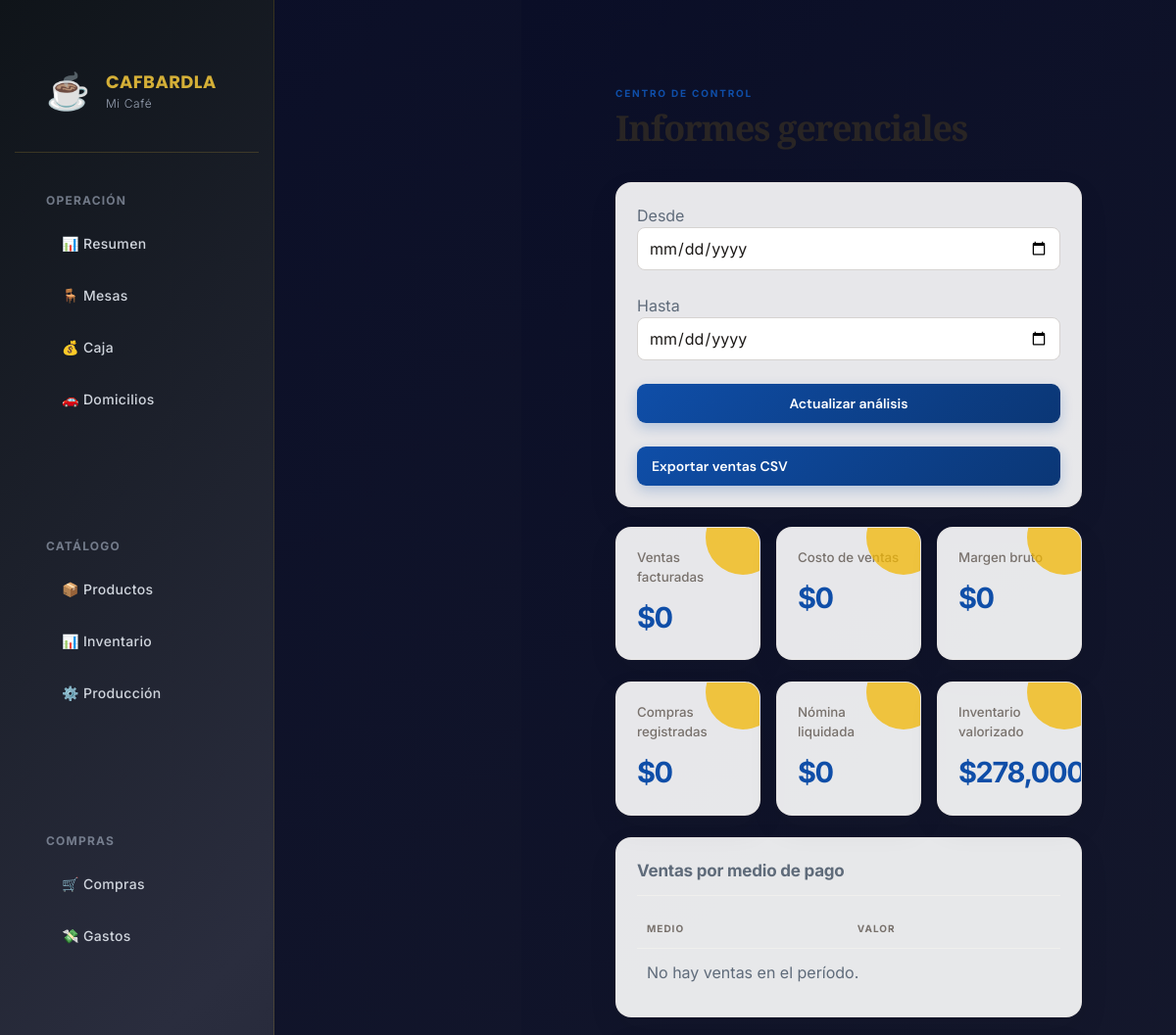
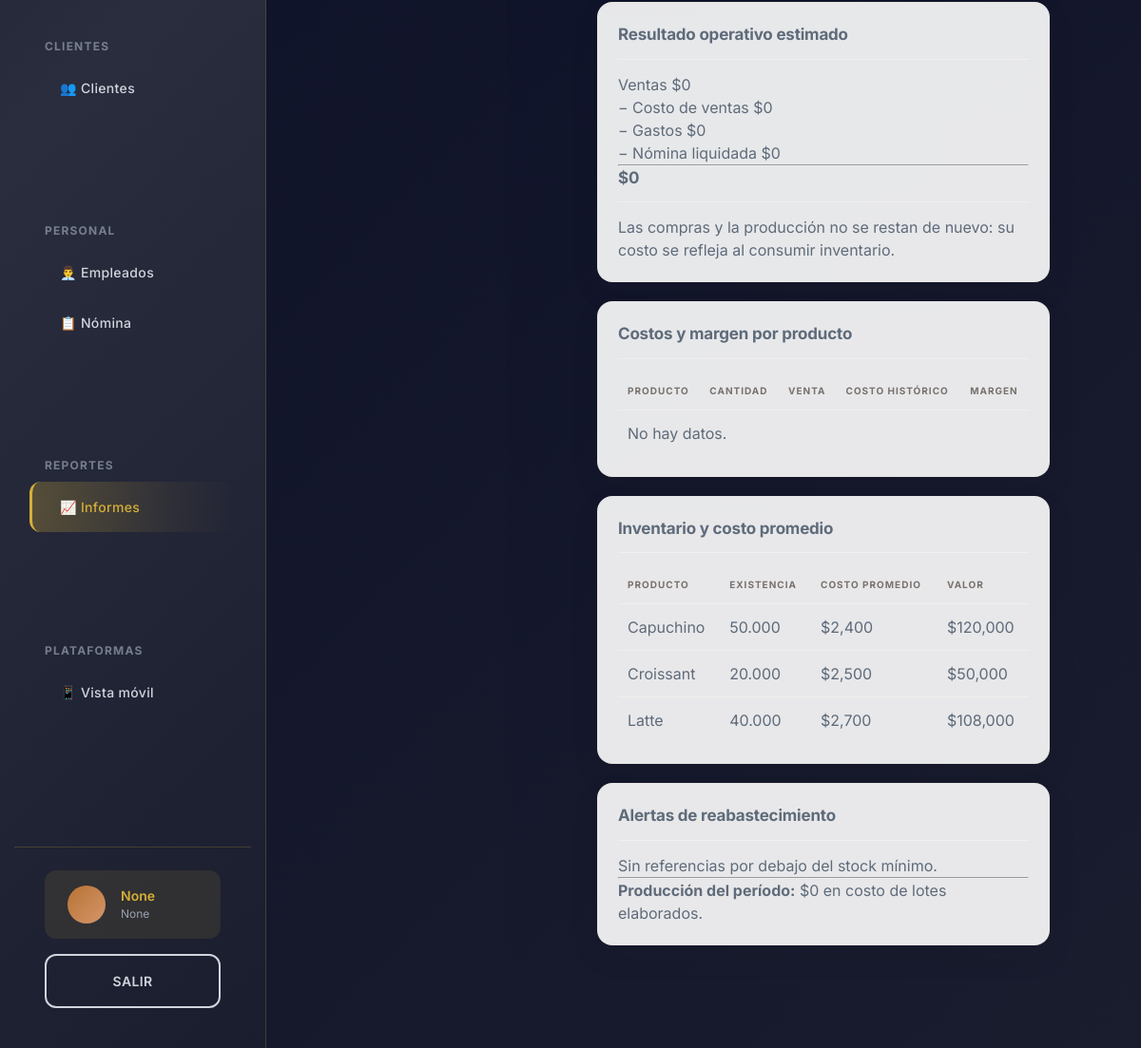
The app's page /informes with its own data (2 pictures, top to bottom).
### app/models.py (models this page shows)
class Empresa(Base):
    __tablename__ = "empresas"
    id: Mapped[int] = mapped_column(primary_key=True)
    nombre: Mapped[str] = mapped_column(String(120))
    nit: Mapped[Optional[str]] = mapped_column(String(30), nullable=True)
    logo_url: Mapped[Optional[str]] = mapped_column(String(255), nullable=True)
    color_primario: Mapped[str] = mapped_column(String(7), default="#b45309")
    color_secundario: Mapped[str] = mapped_column(String(7), default="#fef3c7")
    moneda: Mapped[str] = mapped_column(String(5), default="COP")
    direccion: Mapped[Optional[str]] = mapped_column(String(180), nullable=True)
    telefono: Mapped[Optional[str]] = mapped_column(String(50), nullable=True)
    prefijo_factura: Mapped[str] = mapped_column(String(12), default="POS")
    consecutivo_factura: Mapped[int] = mapped_column(Integer, default=1)
    impuesto_porcentaje: Mapped[Decimal] = mapped_column(Numeric(6,3), default=0)
    tipo_persona: Mapped[str] = mapped_column(String(20), default="juridica")
    tipo_sociedad: Mapped[Optional[str]] = mapped_column(String(30), nullable=True)
    regimen_tributario: Mapped[str] = mapped_column(String(30), default="ordinario")
    facturador_electronico: Mapped[bool] = mapped_column(Boolean, default=False)
    proveedor_tecnologico: Mapped[Optional[str]] = mapped_column(String(100), nullable=True)
    modo_electronico: Mapped[str] = mapped_column(String(15), default="pruebas")
    prefijo_nomina: Mapped[str] = mapped_column(String(12), default="NE")
    consecutivo_nomina: Mapped[int] = mapped_column(Integer, default=1)
    software_nomina_id: Mapped[Optional[str]] = mapped_column(String(120), nullable=True)

class Producto(Base):
    __tablename__ = "productos"
    id: Mapped[int] = mapped_column(primary_key=True)
    empresa_id: Mapped[int] = mapped_column(ForeignKey("empresas.id"), default=1)
    categoria_id: Mapped[Optional[int]] = mapped_column(ForeignKey("categorias.id"), nullable=True)
    codigo: Mapped[str] = mapped_column(String(40), unique=True)
    nombre: Mapped[str] = mapped_column(String(120))
    tipo: Mapped[str] = mapped_column(String(20), default="venta") # venta, insumo, elaborado
    precio_venta: Mapped[Decimal] = mapped_column(Numeric(14,2), default=0)
    costo: Mapped[Decimal] = mapped_column(Numeric(14,2), default=0)
    existencias: Mapped[Decimal] = mapped_column(Numeric(14,3), default=0)
    stock_minimo: Mapped[Decimal] = mapped_column(Numeric(14,3), default=0)
    activo: Mapped[bool] = mapped_column(Boolean, default=True)

### app/main.py (the view)
@app.get("/informes", response_class=HTMLResponse)
def informes(request: Request, desde: date | None = None, hasta: date | None = None, db: Session = Depends(get_db)):
    ventas_q = select(Venta).where(Venta.estado.in_(["pagada", "credito"]))
    gastos_q = select(Gasto)
    if desde:
        ventas_q = ventas_q.where(func.date(Venta.fecha) >= desde); gastos_q = gastos_q.where(Gasto.fecha >= desde)
    if hasta:
        ventas_q = ventas_q.where(func.date(Venta.fecha) <= hasta); gastos_q = gastos_q.where(Gasto.fecha <= hasta)
    ventas_rows = db.scalars(ventas_q).all()
    ventas = sum((v.total for v in ventas_rows), Decimal("0"))
    gastos = sum((g.valor for g in db.scalars(gastos_q).all()), Decimal("0"))
    medios: dict[str, Decimal] = {}
    for venta in ventas_rows:
        clave = venta.medio_pago or "sin definir"; medios[clave] = medios.get(clave, Decimal("0")) + venta.total
    productos_q = select(Producto.nombre, func.sum(DetalleVenta.cantidad).label("cantidad"), func.sum(DetalleVenta.precio * DetalleVenta.cantidad).label("valor"), func.sum(DetalleVenta.costo_unitario * DetalleVenta.cantidad).label("costo")).join(DetalleVenta, DetalleVenta.producto_id == Producto.id).join(Venta, Venta.id == DetalleVenta.venta_id).where(Venta.estado.in_(["pagada", "credito"]))
    if desde: productos_q = productos_q.where(func.date(Venta.fecha) >= desde)
    if hasta: productos_q = productos_q.where(func.date(Venta.fecha) <= hasta)
    productos_top = db.execute(productos_q.group_by(Producto.nombre).order_by(func.sum(DetalleVenta.precio * DetalleVenta.cantidad).desc()).limit(10)).all()
    costos_q = select(func.coalesce(func.sum(DetalleVenta.costo_unitario * DetalleVenta.cantidad), 0)).join(Venta, Venta.id == DetalleVenta.venta_id).where(Venta.estado.in_(["pagada", "credito"]))
    if desde: costos_q = costos_q.where(func.date(Venta.fecha) >= desde)
    if hasta: costos_q = costos_q.where(func.date(Venta.fecha) <= hasta)
    costos_ventas = db.scalar(costos_q)
    compras_q = select(Compra)
    produccion_q = select(OrdenProduccion)
    nomina_q = select(LiquidacionNomina).join(PeriodoNomina, PeriodoNomina.id == LiquidacionNomina.periodo_id)
    if desde:
        compras_q = compras_q.where(Compra.fecha >= desde); produccion_q = produccion_q.where(func.date(OrdenProduccion.fecha) >= desde); nomina_q = nomina_q.where(PeriodoNomina.fecha_fin >= desde)
    if hasta:
        compras_q = compras_q.where(Compra.fecha <= hasta); produccion_q = produccion_q.where(func.date(OrdenProduccion.fecha) <= hasta); nomina_q = nomina_q.where(PeriodoNomina.fecha_fin <= hasta)
    compras_total = sum((c.valor for c in db.scalars(compras_q).all()), Decimal("0"))
    produccion_total = sum((o.costo_total for o in db.scalars(produccion_q).all()), Decimal("0"))
    nomina_total = sum((l.neto for l in db.scalars(nomina_q).all()), Decimal("0"))
    inventario = db.scalars(select(Producto).where(Producto.activo == True).order_by(Producto.nombre)).all()
    valor_inventario = sum((p.existencias * p.costo for p in inventario), Decimal("0"))
    bajos = [p for p in inventario if p.existencias <= p.stock_minimo]
    return templates.TemplateResponse("informes.html", context(request,db) | {"ventas":ventas,"gastos":gastos,"costos_ventas":costos_ventas,"compras_total":compras_total,"produccion_total":produccion_total,"nomina_total":nomina_total,"valor_inventario":valor_inventario,"bajos":bajos,"inventario":inventario,"desde":desde,"hasta":hasta,"medios":medios,"productos_top":productos_top,"cantidad_ventas":len(ventas_rows)})

### app/templates/informes.html
{% extends "base.html" %}{% block content %}<header><div><p class="eyebrow">CENTRO DE CONTROL</p><h1>Informes gerenciales</h1></div></header><section class="panel"><form class="inline-form" method="get"><label>Desde <input type="date" name="desde" value="{{desde or ''}}"></label><label>Hasta <input type="date" name="hasta" value="{{hasta or ''}}"></label><button>Actualizar análisis</button><a class="button" href="/informes/export/ventas?desde={{desde or ''}}&hasta={{hasta or ''}}">Exportar ventas CSV</a></form></section><section class="stats"><article><small>Ventas facturadas</small><strong>${{'{:,.0f}'.format(ventas)}}</strong></article><article><small>Costo de ventas</small><strong>${{'{:,.0f}'.format(costos_ventas)}}</strong></article><article><small>Margen bruto</small><strong>${{'{:,.0f}'.format(ventas-costos_ventas)}}</strong></article></section><section class="stats"><article><small>Compras registradas</small><strong>${{'{:,.0f}'.format(compras_total)}}</strong></article><article><small>Nómina liquidada</small><strong>${{'{:,.0f}'.format(nomina_total)}}</strong></article><article><small>Inventario valorizado</small><strong>${{'{:,.0f}'.format(valor_inventario)}}</strong></article></section><div class="two-col"><section class="panel"><h2>Ventas por medio de pago</h2><table><tr><th>Medio</th><th>Valor</th></tr>{%for medio,valor in medios.items()%}<tr><td>{{medio|capitalize}}</td><td>${{'{:,.0f}'.format(valor)}}</td></tr>{%else%}<tr><td colspan="2">No hay ventas en el período.</td></tr>{%endfor%}</table></section><section class="panel"><h2>Resultado operativo estimado</h2><p>Ventas ${{'{:,.0f}'.format(ventas)}}</p><p>− Costo de ventas ${{'{:,.0f}'.format(costos_ventas)}}</p><p>− Gastos ${{'{:,.0f}'.format(gastos)}}</p><p>− Nómina liquidada ${{'{:,.0f}'.format(nomina_total)}}</p><hr><h2>${{'{:,.0f}'.format(ventas-costos_ventas-gastos-nomina_total)}}</h2><p class="muted">Las compras y la producción no se restan de nuevo: su costo se refleja al consumir inventario.</p></section></div><section class="panel"><h2>Costos y margen por producto</h2><table><tr><th>Producto</th><th>Cantidad</th><th>Venta</th><th>Costo histórico</th><th>Margen</th></tr>{%for p in productos_top%}<tr><td>{{p.nombre}}</td><td>{{p.cantidad}}</td><td>${{'{:,.0f}'.format(p.valor)}}</td><td>${{'{:,.0f}'.format(p.costo)}}</td><td>${{'{:,.0f}'.format(p.valor-p.costo)}}</td></tr>{%else%}<tr><td colspan="5">No hay datos.</td></tr>{%endfor%}</table></section><div class="two-col"><section class="panel"><h2>Inventario y costo promedio</h2><table><tr><th>Producto</th><th>Existencia</th><th>Costo promedio</th><th>Valor</th></tr>{%for p in inventario%}<tr class="{%if p.existencias<=p.stock_minimo%}warning{%endif%}"><td>{{p.nombre}}</td><td>{{p.existencias}}</td><td>${{'{:,.0f}'.format(p.costo)}}</td><td>${{'{:,.0f}'.format(p.existencias*p.costo)}}</td></tr>{%endfor%}</table></section><section class="panel"><h2>Alertas de reabastecimiento</h2>{%for p in bajos%}<p><b>{{p.nombre}}</b><br><span class="muted">Disponible {{p.existencias}} · mínimo {{p.stock_minimo}}</span></p>{%else%}<p>Sin referencias por debajo del stock mínimo.</p>{%endfor%}<hr><p><b>Producción del período:</b> ${{'{:,.0f}'.format(produccion_total)}} en costo de lotes elaborados.</p></section></div>{%endblock%}

### app/templates/base.html (shortened to what this page needs)
<!DOCTYPE html>
<html lang="es">
<head>
    <link rel="stylesheet" href="/static/app.css">
    <link rel="stylesheet" href="/static/css/design-system.css">
    <link rel="stylesheet" href="/static/css/layout.css">
    <link rel="stylesheet" href="/static/css/dashboard.css">
    <link rel="stylesheet" href="/static/css/app-additional.css">
</head>
<body class="platform-web">
    <div class="app-container">
        <aside class="sidebar" id="sidebar">
            <div class="sidebar-header">
                <div class="sidebar-logo">☕</div>
                <div class="sidebar-brand">
                    <div class="brand-name">CAFBARDLA</div>
                    <div class="brand-subtitle">{{ empresa.nombre[:15] }}</div>
                </div>
            </div>
            <nav class="sidebar-nav">
                <div class="nav-section">
                    <div class="nav-section-title">Operación</div>
                    <a href="/" class="nav-item">📊 Resumen</a>
                    <a href="/mesas" class="nav-item">🪑 Mesas</a>
                    {% if usuario.rol != 'cocina' %}
                    <a href="/caja" class="nav-item">💰 Caja</a>
                    <a href="/domicilios" class="nav-item">🚗 Domicilios</a>
                    {% endif %}
                </div>
                {% if usuario.rol != 'cocina' %}
                <div class="nav-section">
                    <div class="nav-section-title">Catálogo</div>
                    <a href="/productos" class="nav-item">📦 Productos</a>
                    <a href="/inventario" class="nav-item">📊 Inventario</a>
                    <a href="/produccion" class="nav-item">⚙️ Producción</a>
                </div>
                <div class="nav-section">
                    <div class="nav-section-title">Compras</div>
                    <a href="/compras" class="nav-item">🛒 Compras</a>
                    <a href="/gastos" class="nav-item">💸 Gastos</a>
                </div>
                <div class="nav-section">
                    <div class="nav-section-title">Clientes</div>
                    <a href="/clientes" class="nav-item">👥 Clientes</a>
                </div>
                <div class="nav-section">
                    <div class="nav-section-title">Personal</div>
                    <a href="/empleados" class="nav-item">👨‍💼 Empleados</a>
                    <a href="/nomina" class="nav-item">📋 Nómina</a>
                </div>
                <div class="nav-section">
                    <div class="nav-section-title">Reportes</div>
                    <a href="/informes" class="nav-item">📈 Informes</a>
                </div>
                {% endif %}
                <div class="nav-section">
                    <div class="nav-section-title">Plataformas</div>
                    <a href="/mobile" class="nav-item">📱 Vista móvil</a>
                </div>
            </nav>
            <div class="sidebar-footer">
                <div class="sidebar-user">
                    <div class="user-avatar">{{ usuario.nombre[0] | upper }}</div>
                    <div class="user-info">
                        <div class="user-name">{{ usuario.nombre }}</div>
                        <div class="user-role">{{ usuario.rol | title }}</div>
                    </div>
                </div>
                <a href="/logout" class="btn btn-outline" style="width: 100%; text-align: center;">Salir</a>
            </div>
        </aside>
        <main class="main">
            <div class="main-content">
                {% block content %}{% endblock %}
            </div>
        </main>
    </div>
</body>
</html>

### records on screen
Empresa: nombre "Mi Café"
Producto: nombre "Capuchino", existencias "50.000", costo "2,400", p.existencias*p.costo "120,000"
Producto: nombre "Croissant", existencias "20.000", costo "2,500", p.existencias*p.costo "50,000"
Producto: nombre "Latte", existencias "40.000", costo "2,700", p.existencias*p.costo "108,000"

### other values on screen
{{ usuario.nombre }} "None"
{{ usuario.rol | title }} "None"
{{ '{:,.0f}'.format(ventas) }} "0"
{{ '{:,.0f}'.format(costos_ventas) }} "0"
{{ '{:,.0f}'.format(ventas-costos_ventas) }} "0"
{{ '{:,.0f}'.format(compras_total) }} "0"
{{ '{:,.0f}'.format(nomina_total) }} "0"
{{ '{:,.0f}'.format(gastos) }} "0"
{{ '{:,.0f}'.format(ventas-costos_ventas-gastos-nomina_total) }} "0"
{{ '{:,.0f}'.format(produccion_total) }} "0"
